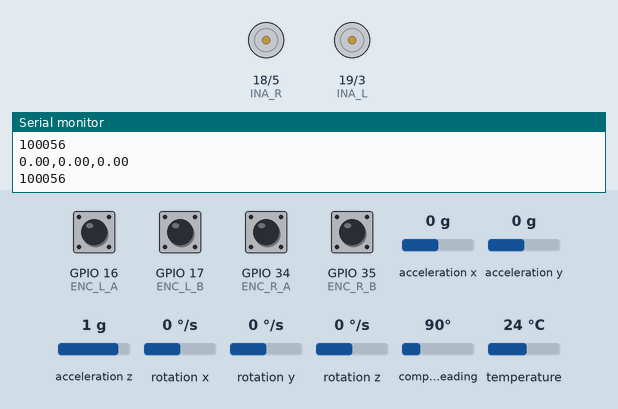
This sketch was run on a simulated ESP32. Shown: motor-driver pin pairs drawn as motors (green arrow = first pin HIGH = forward, orange = second pin HIGH = backward, longer = more drive, scaled by the enable pin), the last lines printed to the serial monitor. The test bench sets the inputs (shaded band); at power-on: GPIO 16 (ENC_L_A), GPIO 17 (ENC_L_B), GPIO 34 (ENC_R_A), GPIO 35 (ENC_R_B) HIGH, acceleration y 0 g, acceleration z 1 g, rotation x 0 °/s, acceleration x 0 g, rotation y 0 °/s, rotation z 0 °/s, compass heading 90°, temperature 24 °C.

Above: at 1.2 s.
1.3 s: acceleration y set to -1.4 g
At 1.9 s:
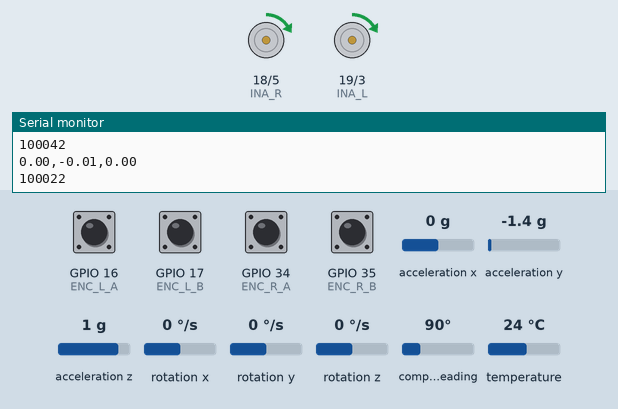
4.3 s: acceleration z set to -0.8 g
At 7.0 s:
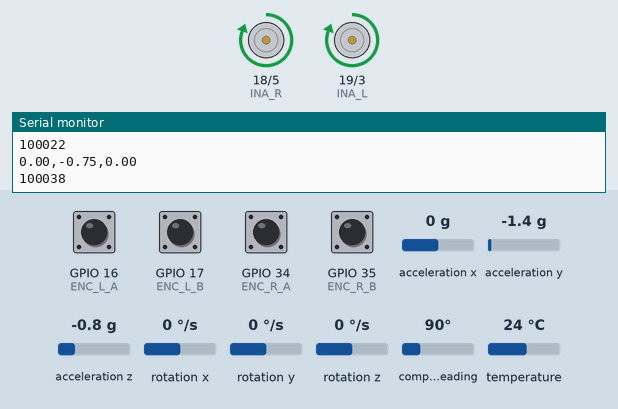
7.3 s: rotation x set to -192 °/s
At 8.3 s:
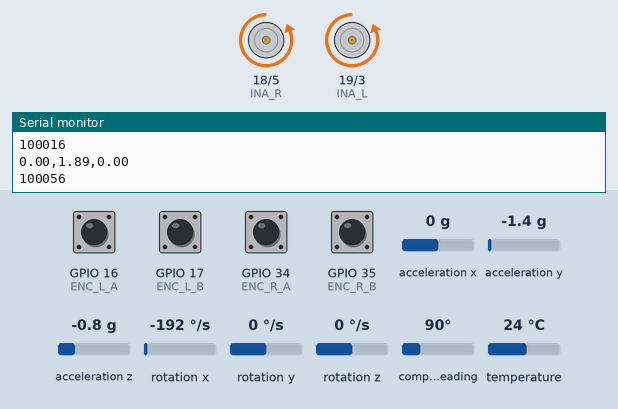
9.2 s: rotation x set to 3 °/s
12.2 s: acceleration x set to -1.4 g
13.7 s: acceleration x set to 0 g
At 16.5 s:
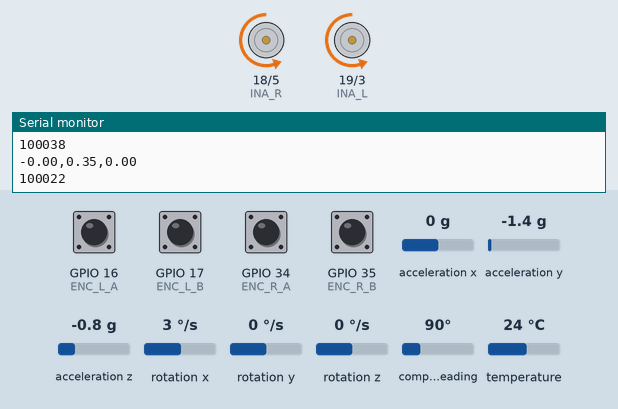
Timing chart, 0 to 17.7 s (numbered marks = the images above; inputs shaded):
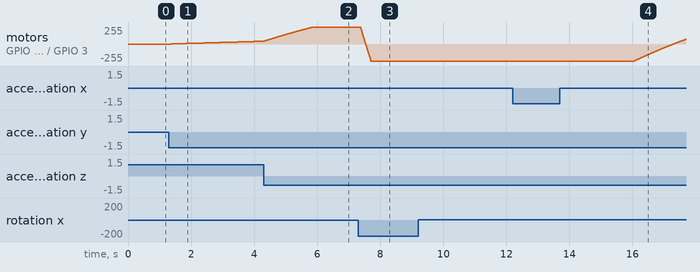

The sketch:

whipbot_control_v1.0.2.ino
```cpp
#include "MPU9250.h"

// use pin IO16 & IO17 for input of the encoder of the left moter, IO34 & IO35 for right motor
#define ENC_L_A 16
#define ENC_L_B 17
#define ENC_R_A 34
#define ENC_R_B 35

// use pin IO3 & IO1 as output of LEFT motor driver INA & INB, pin IO18 & IO5 for RIGHT one
#define INA_L 19
#define INB_L 3
#define INA_R 18
#define INB_R 5

// use pin IO4(A10) as PWM output for LEFT motor driver, pin 2 (A12) as RIGHT one
#define PWM_L A10
#define PWM_R A12

// use pin 36 (A0) as analog read for LEFT motor driver(current sense), pin 39(A3) for RIGHT
#define ANALOG_IN_L 36
#define ANALOG_IN_R 39

//use pin 25 as disabling LEFT motor driver, pin 26 for RIGHT one.
#define DISABLE_L 25
#define DISABLE_R 26

// configuration of servo city motor : https://www.servocity.com/317-rpm-spur-gear-motor-w-encoder
#define PULSE_PER_ROUND 723.24  //  at output shaft

// parameters to get IMU information
#define GRAVITATIONAL_ACCEL 9.798 //at TOKYO
#define SAMPLING_RATE 100 //IMU referesh rate : 100 Hz
#define SAMPLES_FOR_INITIATION 200 // (not used) get mean value of 200 samples of gyro to cancel native bias

// use pin 21 & 22 for I2C communication
#define SDA 21
#define SCL 22


// an MPU9250 object with the MPU-9250 sensor on I2C bus 0 with address 0x68
MPU9250 IMU(Wire, 0x68);
int status;


//  parameters for interrupt process
volatile byte pulse_L, last_pulse_L, pulse_R, last_pulse_R;
volatile long count_L = 0, count_R = 0;
//volatile bool LED = false; // for debug

//  parameters for recording time per loop
int time1, time2, dt;
int count_for_output = 0;

//  parameters for motor output shaft state
long current_count_L, last_count_L = 0, current_count_R = 0, last_count_R = 0;
float total_round_L = 0, last_round_L = 0, rpm_L = 0, total_round_R = 0, last_round_R = 0, rpm_R = 0;

//  parameters for PWM output
int pwm_output_L, pwm_output_R;

//  parameters for timer interruption
hw_timer_t * timer = NULL;
volatile SemaphoreHandle_t timerSemaphore;
portMUX_TYPE timerMux = portMUX_INITIALIZER_UNLOCKED;
volatile uint32_t isrCounter = 0;
volatile uint32_t lastIsrAt = 0;

// parameter to trigger imu read process
volatile bool imu_flag = false;

// parameter to contain sensor value
float gX, gY, gZ, aX, aY, aZ, mX, mY, mZ, temperature_degC;
// parameter to contain temporal value
float ACCroll, ACCpitch;
// parameter to contain posture angles
float roll_data, pitch_data, heading_data;
float roll_print, pitch_print, heading_print;

// parameter to contain values for initial process : cancel biased gyro value
float sum_gX = 0, sum_gY = 0, sum_gZ = 0, offset_gX = 0, offset_gY = 0, offset_gZ = 0;

// parameters for PID control
int Kp_POSTURE = 2000, Ki_POSTURE = 0, Kd_POSTURE = 50;

int current_time, passed_time, last_time;


// function that will be called when GPIO interruption was fired
void IRAM_ATTR ISR() {
  //  refresh each value if it is changed
  //  handle those as a single 2 bit number; 1st bit is High/Low of A, 2nd bit is High/Low of B
  //  e.g.1: if pulse A is HIGH, pulse value is 1. Shift it to left, then you get 10. if pulse B is also high, add it to the 10, then you get 11, as a combined information of the A and B
  //  e.g.2: if pulse A is LOW, pulse value is 0. Shift it to left, then you get 00. if pulse B is high, add it to the 00, then you get 01, as a combined information of the A and B
  pulse_L = !digitalRead(ENC_L_A) << 1;
  pulse_L += !digitalRead(ENC_L_B);
  pulse_R = !digitalRead(ENC_R_A) << 1;
  pulse_R += !digitalRead(ENC_R_B);

  //  pulse_L will incremented as 0, 01(1), 11(3), 10(2) or reversed order of them.
  //  exchange value of 2 & 3 since this order is a bit confusing.
  pulse_L = process_byte(pulse_L);
  pulse_R = process_byte(pulse_R);

  // count up encoder based on output pulse
  count_L = count_encoder(pulse_L, last_pulse_L, count_L);
  count_R = count_encoder(pulse_R, last_pulse_R, count_R);

  //  reserve pulse info as last one of those
  last_pulse_L = pulse_L;
  last_pulse_R = pulse_R;
}


// function that will be called when timer interruption was fired
void IRAM_ATTR onTimer() {
  // Increment the counter and set the time of ISR
  portENTER_CRITICAL_ISR(&timerMux);

  //  turn on the flag to read IMU
  imu_flag = true;

  isrCounter++;
  lastIsrAt = millis();
  portEXIT_CRITICAL_ISR(&timerMux);

  // Give a semaphore that we can check in the loop
  xSemaphoreGiveFromISR(timerSemaphore, NULL);

  // It is safe to use digitalRead/Write here if you want to toggle an output
}


void setup() {
  Serial.begin(115200);
  pinMode(21, INPUT_PULLUP);
  pinMode(22, INPUT_PULLUP);
  delay(10);
  Wire.begin(SDA, SCL);


  // Create semaphore to inform us when the timer has fired
  timerSemaphore = xSemaphoreCreateBinary();

  // Use 1st timer of 4 (counted from zero).
  // Set 80 divider for prescaler (see ESP32 Technical Reference Manual for more
  // info).
  timer = timerBegin(0, 80, true);

  // Attach onTimer function to our timer.
  timerAttachInterrupt(timer, &onTimer, true);

  // Set alarm to call onTimer function every second (value in microseconds).
  // Repeat the alarm (third parameter)
  timerAlarmWrite(timer, 1000000 / SAMPLING_RATE, true);

  // Start an alarm
  timerAlarmEnable(timer);

  while (!Serial) {}
  // start communication with IMU
  status = IMU.begin();
  if (status < 0) {
    Serial.println("IMU initialization unsuccessful");
    Serial.println("Check IMU wiring or try cycling power");
    Serial.print("Status: ");
    Serial.println(status);
    while (1) {}
  }

  //  initiating process was included in the imported library, so following process are not needed
  //  initiate_gyro();


  // setting pin mode for encoder
  pinMode(ENC_L_A, INPUT_PULLUP);
  pinMode(ENC_L_B, INPUT_PULLUP);
  pinMode(ENC_R_A, INPUT_PULLUP);
  pinMode(ENC_R_B, INPUT_PULLUP);

  // setting pin mode for motor driver
  pinMode(INA_L, OUTPUT);
  pinMode(INB_L, OUTPUT);
  ledcSetup(1, 12800, 10); // channel:1(0〜?), pwm_frequency:12800 Hz, relosution : 10bit 4096 steps
  ledcAttachPin(PWM_L, 1); // set pin:PWM_R to channel 1

  pinMode(INA_R, OUTPUT);
  pinMode(INB_R, OUTPUT);
  ledcSetup(2, 12800, 10); // channel:2(0〜?), pwm_frequency:12800 Hz, relosution : 10bit 4096 steps
  ledcAttachPin(PWM_R, 2); // set pin:PWM_R to channel 2

  // set up interrupt function for motor encoder
  attachInterrupt(ENC_L_A, ISR, CHANGE);
  attachInterrupt(ENC_L_B, ISR, CHANGE);
  attachInterrupt(ENC_R_A, ISR, CHANGE);
  attachInterrupt(ENC_R_B, ISR, CHANGE);
}


void loop() {
  // If Timer has fired
  if (imu_flag == true) {
    uint32_t isrCount = 0, isrTime = 0;
    // Read the interrupt count and time
    portENTER_CRITICAL(&timerMux);
    isrCount = isrCounter;
    isrTime = lastIsrAt;
    portEXIT_CRITICAL(&timerMux);

    get_IMU_data();
    complementary_filter();

    imu_flag = false;
  }

  pwm_output_L = -1 * Kp_POSTURE * pitch_data + Kd_POSTURE * gX;
  if (pwm_output_L > 4095) {
    pwm_output_L = 4095;
  }
  else if (pwm_output_L < -4095) {
    pwm_output_L = -4095;
  }

  pwm_output_R = pwm_output_L;

  if (pwm_output_L >= 0) {
    ledcWrite(1, pwm_output_L);
    ledcWrite(2, pwm_output_R);

    digitalWrite(INA_L, HIGH);
    digitalWrite(INB_L, LOW);

    digitalWrite(INA_R, HIGH);
    digitalWrite(INB_R, LOW);
  }

  else {
    ledcWrite(1, abs(pwm_output_L));
    ledcWrite(2, abs(pwm_output_R));

    digitalWrite(INA_L, LOW);
    digitalWrite(INB_L, HIGH);

    digitalWrite(INA_R, LOW);
    digitalWrite(INB_R, HIGH);
  }

  current_time = micros();
  passed_time += current_time - last_time;
  last_time = current_time;

  if (passed_time > 100000) {
    // print at 10Hz (every 100000 usec)

    // reserve posture angle for print so that they won't be refreshed during communicating
    roll_print = roll_data;
    pitch_print = pitch_data;
    heading_print = heading_data;

    Serial.print(roll_print);
    Serial.print(",");
    Serial.print(pitch_print);
    Serial.print(",");
    Serial.println(heading_print);
    Serial.println(passed_time);
    Serial.println();

    passed_time = 0;
  }

}
```

IMU.ino
```cpp
//  coefficient of complementary filter
//  coefficient 1
#define C 1
//  scolar of the total acceleration
float g;
//  weight of filtering posture value via accelerometer
#define J 0.5
//  weight of filtering in complementary filter
float k;


void initiate_gyro() {
  for (int i = 0; i < SAMPLES_FOR_INITIATION; i++) {
    //    delay(10);
    IMU.readSensor();
    sum_gX = IMU.getGyroX_rads();
    sum_gY = IMU.getGyroY_rads();
    sum_gZ = IMU.getGyroZ_rads();
  }

  offset_gX = sum_gX / SAMPLES_FOR_INITIATION;
  offset_gY = sum_gY / SAMPLES_FOR_INITIATION;
  offset_gZ = sum_gZ / SAMPLES_FOR_INITIATION;
  Serial.println(offset_gX);
}


void get_IMU_data() {
  //  read IMU
  IMU.readSensor();

  //  contain sensor value to perpared parameters;
  //  translate gyro values to deg/s and subtract offset value
  gX = IMU.getGyroX_rads() - offset_gX;
  gY = IMU.getGyroY_rads() - offset_gY;
  gZ = IMU.getGyroZ_rads() - offset_gZ;

  //  translate accel calues to g
  aX = IMU.getAccelX_mss() / GRAVITATIONAL_ACCEL;
  aY = IMU.getAccelY_mss() / GRAVITATIONAL_ACCEL;
  aZ = -1 * IMU.getAccelZ_mss() / GRAVITATIONAL_ACCEL;

  mX = IMU.getMagX_uT();
  mY = IMU.getMagY_uT();
  mZ = IMU.getMagZ_uT();
  temperature_degC = IMU.getTemperature_C();
}


void complementary_filter() {
  ACCpitch = J * ACCpitch + (1 - J) * atan2(aY,  aZ);
  ACCroll = J * ACCroll + (1 - J) * atan2(aX, sqrt(pow(aY, 2) + pow(aZ, 2)));

  //calculate coefficients for complementary filter
  g = sqrt(pow(aX, 2) + pow(aY, 2) + pow(aZ, 2));
  k = 0.1 * pow(65536, -1 * (pow((1 - g), 2) / C));

  //calculate pitch/roll/yaw by gyrosensor (About pitch & roll, using Complementary Filter)
  pitch_data = (1 - k) * (pitch_data + (-1 * gX)  / SAMPLING_RATE) + k * ACCpitch; //ロールの角速度データが正負逆で入っているようだ。
  roll_data = (1 - k) * (roll_data + gY / SAMPLING_RATE) + k * ACCroll;

  if (abs(gZ) < 0.05 * M_PI / 180) { //if gyro Z is lower than 0.05 deg/s (= 0.05*pi/180 rad)
    heading_data = heading_data;
  }
  else heading_data = heading_data + gZ / SAMPLING_RATE;

  if (heading_data > M_PI) {
    heading_data = -1 * 2 * M_PI + heading_data;
  }
  else if (heading_data < -1 * M_PI) {
    heading_data = 2 * M_PI + heading_data;
  }
}
```

encoder.ino
```cpp
byte process_byte(byte pulse) {
  if (pulse == 3) {
    pulse = 2;
  }
  else if (pulse == 2) {
    pulse = 3;
  }
  return pulse;
}


long count_encoder(byte pulse, byte last_pulse, long count) {
  //  exception process
  if (pulse == last_pulse) {
    //  do nothing when encoder signal has chattered.
  }
  else if (pulse == 0 && last_pulse == 3) {
    count--;
  }
  else if (pulse == 3 && last_pulse == 0) {
    count++;
  }

  //  counting encoder;main process
  else if (abs(pulse - last_pulse) > 1) {
    // do nothing when encoder signal has hopped(= chattering).
  }

  else if (pulse > last_pulse) {
    count--;
  }
  else {
    count++;
  }

  return count;
}
```

etc.ino
```cpp
void print_time() {
  current_time = micros();
  passed_time = current_time - last_time;
  Serial.println(passed_time);
  Serial.println();
  last_time = current_time;
}
```

licence.ino
```cpp
// (licence header left out)
/*
  Basic_I2C.ino
  Brian R Taylor
  brian.taylor@bolderflight.com

  Copyright (c) 2017 Bolder Flight Systems

  Permission is hereby granted, free of charge, to any person obtaining a copy of this software
  and associated documentation files (the "Software"), to deal in the Software without restriction,
  including without limitation the rights to use, copy, modify, merge, publish, distribute,
  sublicense, and/or sell copies of the Software, and to permit persons to whom the Software is
  furnished to do so, subject to the following conditions:

  The above copyright notice and this permission notice shall be included in all copies or
  substantial portions of the Software.

  THE SOFTWARE IS PROVIDED "AS IS", WITHOUT WARRANTY OF ANY KIND, EXPRESS OR IMPLIED, INCLUDING
  BUT NOT LIMITED TO THE WARRANTIES OF MERCHANTABILITY, FITNESS FOR A PARTICULAR PURPOSE AND
  NONINFRINGEMENT. IN NO EVENT SHALL THE AUTHORS OR COPYRIGHT HOLDERS BE LIABLE FOR ANY CLAIM,
  DAMAGES OR OTHER LIABILITY, WHETHER IN AN ACTION OF CONTRACT, TORT OR OTHERWISE, ARISING FROM,
  OUT OF OR IN CONNECTION WITH THE SOFTWARE OR THE USE OR OTHER DEALINGS IN THE SOFTWARE.
*/
```

Measured:
- after the input at 1.3 s, motor on GPIO 18 (INA_R) / GPIO 5 (INB_R), motor on GPIO 19 (INA_L) / GPIO 3 (INB_L): moves from stopped to forward 42/255 over 2.9 s, starting after 0.07 s
- after the input at 7.3 s, motor on GPIO 18 (INA_R) / GPIO 5 (INB_R), motor on GPIO 19 (INA_L) / GPIO 3 (INB_L): moves from forward 255/255 to backward 255/255 over 0.33 s, starting after 0.08 s
- after the input at 13.7 s, motor on GPIO 18 (INA_R) / GPIO 5 (INB_R), motor on GPIO 19 (INA_L) / GPIO 3 (INB_L): moves from backward 255/255 to forward 71/255 over 1.6 s, starting after 2.4 s
